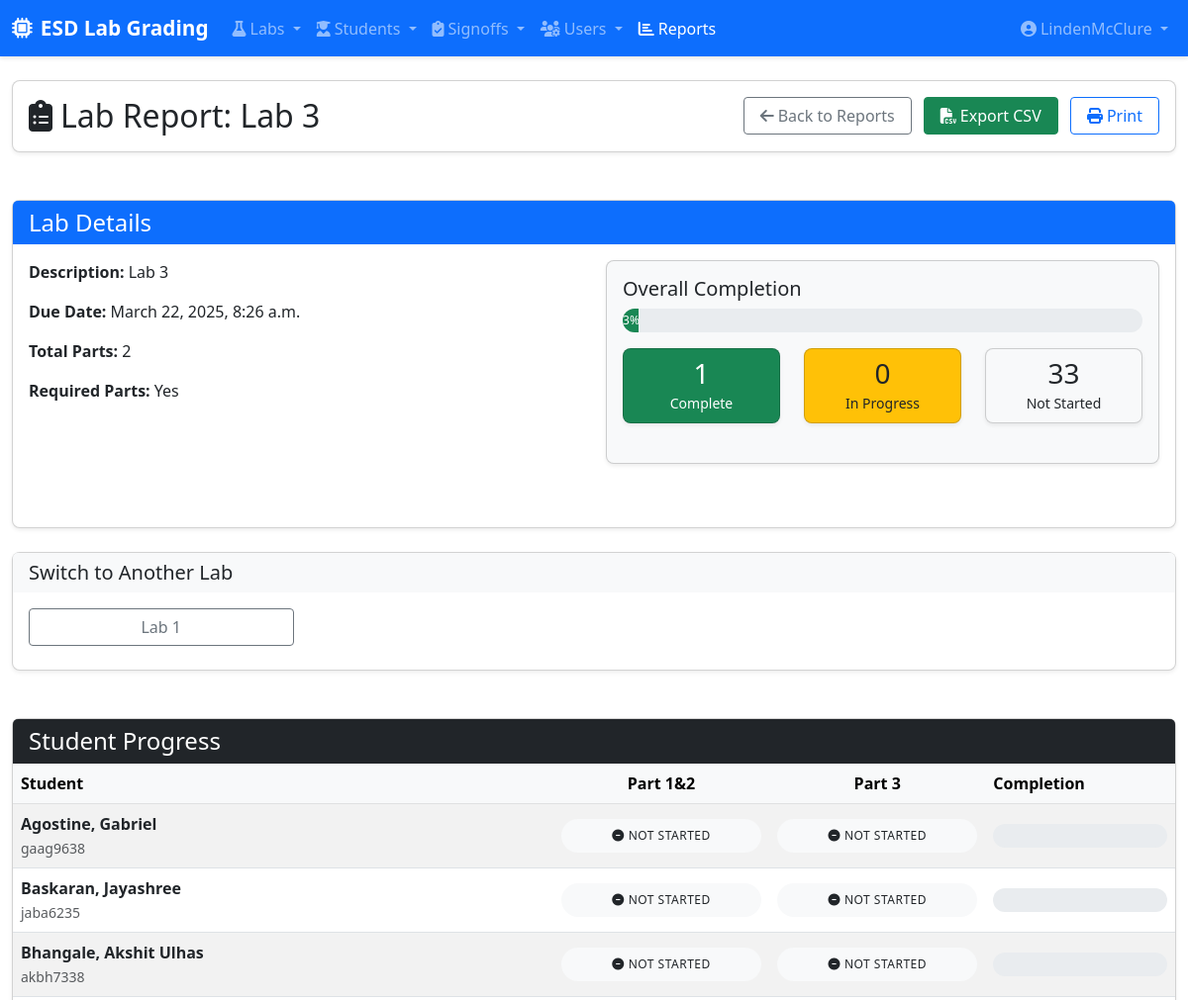
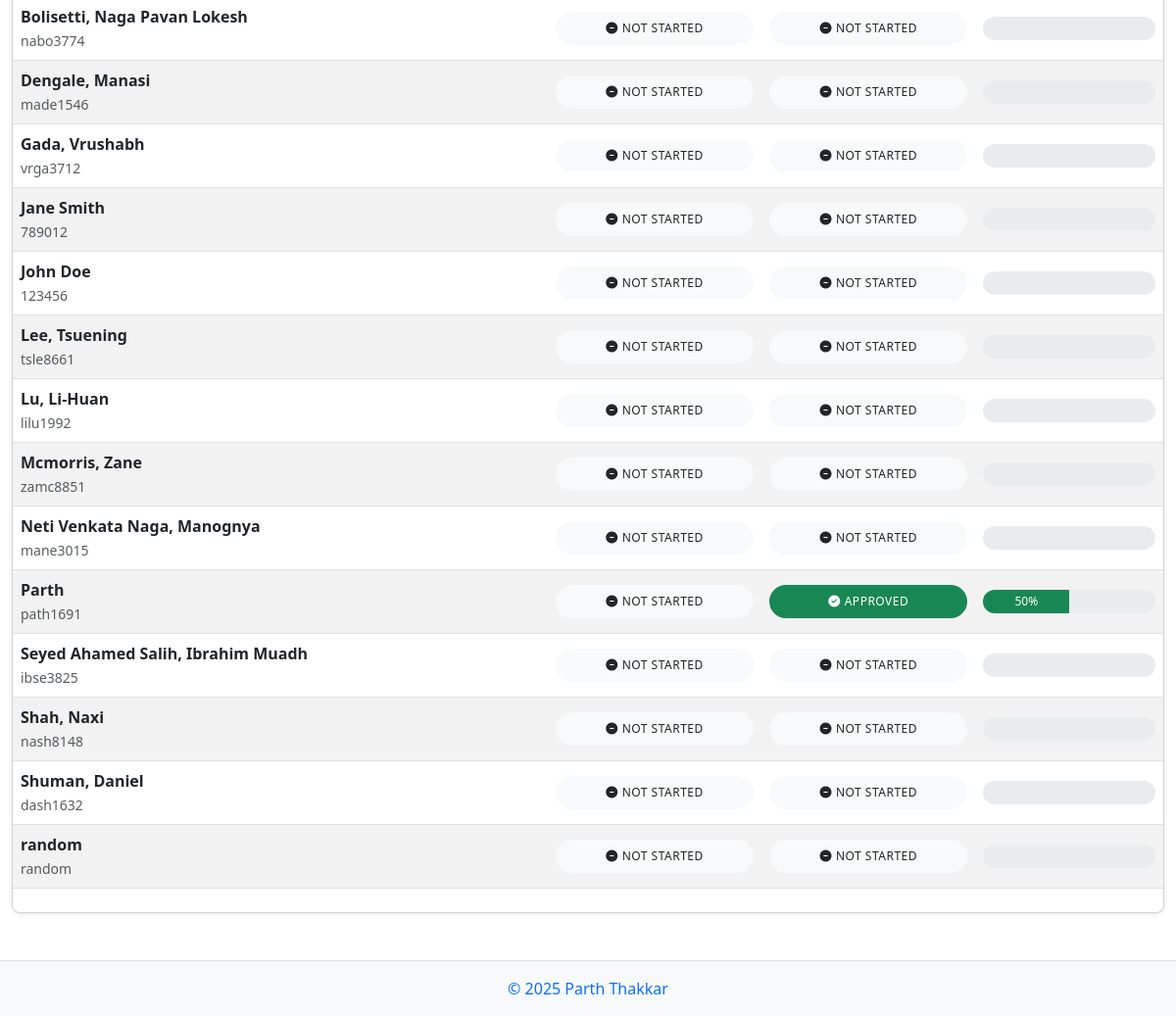
The app's page /reports/lab/2/ (signed in) with its own data (2 pictures, top to bottom).
### labs/models.py (models this page shows, shortened)
class Lab(models.Model):
    name = models.CharField(max_length=200)
    description = models.TextField(blank=True)
    due_date = models.DateTimeField()
    total_points = models.DecimalField(max_digits=5, decimal_places=2)
    grade_scale = models.ForeignKey(GradeScale, on_delete=models.SET_NULL, null=True, blank=True,
                                    related_name='labs', help_text="Grade scale to use for this lab")

class Part(models.Model):
    lab = models.ForeignKey(Lab, on_delete=models.CASCADE, related_name='parts')
    name = models.CharField(max_length=100)
    description = models.TextField(blank=True)
    order = models.PositiveIntegerField(default=0)
    is_required = models.BooleanField(default=True)
    has_challenges = models.BooleanField(default=False, help_text="Check if this part has challenge tasks")
    due_date = models.DateTimeField(null=True, blank=True, help_text="Due date for this part's signoff")
    class Meta:
        ordering = ['lab', 'order']
    def get_part_status(self, student=None):
        if not student:
            return "not_started"
        try:
            signoff = Signoff.objects.get(part=self, student=student)
            return signoff.status
        except Signoff.DoesNotExist:
            return "not_started"

class Student(models.Model):
    student_id = models.CharField(max_length=20, unique=True)
    name = models.CharField(max_length=100)
    email = models.EmailField(blank=True)
    batch = models.DateField(auto_now=False, auto_now_add=False)
    active = models.BooleanField(default=True)

### labs/views.py (the view)
    def wrap(request, *args, **kwargs):
        try:
            if hasattr(request.user, 'role') and request.user.role.role in ['ta', 'instructor']:
                return function(request, *args, **kwargs)
            else:
                raise PermissionDenied("You must be a teaching assistant or instructor to access this page.")
        except (AttributeError, UserRole.DoesNotExist):
            raise PermissionDenied("You must be a teaching assistant or instructor to access this page.")

### labs/templates/labs/reports/lab_report.html (shortened to what this page needs)
{% extends 'base.html' %}
{% load static %}
{% block content %}
<div class="container-fluid">
    <div class="row mb-4">
        <div class="col-12">
            <div class="card">
                <div class="card-body d-flex justify-content-between align-items-center">
                    <h2 class="mb-0"><i class="fas fa-clipboard-list me-2"></i>Lab Report: {{ lab.name }}</h2>
                    <div>
                        <a href="{% url 'labs:reports' %}" class="btn btn-outline-secondary me-2">
                            <i class="fas fa-arrow-left me-1"></i>Back to Reports
                        </a>
                        <a href="{% url 'labs:export_lab_csv' lab.id %}" class="btn btn-success me-2">
                            <i class="fas fa-file-csv me-1"></i>Export CSV
                        </a>
                        <button id="print-btn" class="btn btn-outline-primary">
                            <i class="fas fa-print me-1"></i>Print
                        </button>
                    </div>
                </div>
            </div>
        </div>
    </div>
    <div class="row mb-4">
        <div class="col-md-12">
            <div class="card h-100">
                <div class="card-header bg-primary text-white">
                    <h4 class="mb-0">Lab Details</h4>
                </div>
                <div class="card-body">
                    <div class="row">
                        <div class="col-md-6">
                            <p><strong>Description:</strong> {{ lab.description|default:"No description provided" }}</p>
                            <p><strong>Due Date:</strong> {{ lab.due_date|date:"F j, Y, g:i a" }}</p>
                            <p><strong>Total Parts:</strong> {{ parts|length }}</p>
                            <p><strong>Required Parts:</strong>
                                {{ parts|dictsortreversed:"is_required"|first|yesno:"Yes,No" }}
                            </p>
                        </div>
                        <div class="col-md-6">
                            <div class="card bg-light">
                                <div class="card-body">
                                    <h5 class="card-title">Overall Completion</h5>
                                    <div class="progress mb-3 completion-bar">
                                        <div class="progress-bar bg-success" role="progressbar"
                                             style="width: {{ stats.completion_percent|floatformat:0 }}%"
                                             aria-valuenow="{{ stats.completion_percent|floatformat:0 }}"
                                             aria-valuemin="0" aria-valuemax="100">
                                            {{ stats.completion_percent|floatformat:0 }}%
                                        </div>
                                    </div>
                                    <div class="row text-center">
                                        <div class="col-4">
                                            <div class="card bg-success text-white">
                                                <div class="card-body py-2">
                                                    <h3 class="mb-0">{{ stats.completed }}</h3>
                                                    <small>Complete</small>
                                                </div>
                                            </div>
                                        </div>
                                        <div class="col-4">
                                            <div class="card bg-warning">
                                                <div class="card-body py-2">
                                                    <h3 class="mb-0">{{ stats.started }}</h3>
                                                    <small>In Progress</small>
                                                </div>
                                            </div>
                                        </div>
                                        <div class="col-4">
                                            <div class="card bg-light">
                                                <div class="card-body py-2">
                                                    <h3 class="mb-0">{{ stats.not_started }}</h3>
                                                    <small>Not Started</small>
                                                </div>
                                            </div>
                                        </div>
                                    </div>
                                </div>
                            </div>
                        </div>
                    </div>
                </div>
            </div>
        </div>
    </div>
    {% if other_labs %}
    <div class="row mb-4">
        <div class="col-12">
            <div class="card">
                <div class="card-header bg-light">
                    <h5 class="mb-0">Switch to Another Lab</h5>
                </div>
                <div class="card-body">
                    <div class="row">
                        {% for other_lab in other_labs %}
                        <div class="col-md-3 mb-2">
                            <a href="{% url 'labs:lab_report' other_lab.id %}" class="btn btn-outline-secondary d-block">
                                {{ other_lab.name }}
                            </a>
                        </div>
                        {% endfor %}
                    </div>
                </div>
            </div>
        </div>
    </div>
    {% endif %}
    <div class="row">
        <div class="col-12">
            <div class="card">
                <div class="card-header bg-dark text-white">
                    <h4 class="mb-0">Student Progress</h4>
                </div>
                <div class="card-body p-0">
                    <div class="table-responsive">
                        <table class="table table-striped table-hover mb-0 report-table">
                            <thead class="table-light">
                                <tr>
                                    <th>Student</th>
                                    {% for part in parts %}
                                    <th class="text-center">{{ part.name }}</th>
                                    {% endfor %}
                                    <th>Completion</th>
                                </tr>
                            </thead>
                            <tbody>
                                {% for row in matrix %}
                                <tr>
                                    <td>
                                        <div><strong>{{ row.student.name }}</strong></div>
                                        <small class="text-muted">{{ row.student.student_id }}</small>
                                    </td>
                                    {% for part_status in row.parts %}
                                    <td class="text-center">
                                        <span class="status-badge {{ part_status.css_class }}">
                                            {% if part_status.status == 'approved' %}
                                                <i class="fas fa-check-circle me-1"></i>Approved
                                            {% elif part_status.status == 'rejected' %}
                                                <i class="fas fa-times-circle me-1"></i>Rejected
                                            {% elif part_status.status == 'pending' %}
                                                <i class="fas fa-clock me-1"></i>Pending
                                            {% else %}
                                                <i class="fas fa-minus-circle me-1"></i>Not Started
                                            {% endif %}
                                        </span>
                                    </td>
                                    {% endfor %}
                                    <td>
                                        <div class="progress completion-bar">
                                            <div class="progress-bar {{ row.completion|floatformat:0|yesno:'bg-success,bg-warning' }}"
                                                 role="progressbar"
                                                 style="width: {{ row.completion|floatformat:0 }}%"
                                                 aria-valuenow="{{ row.completion|floatformat:0 }}"
                                                 aria-valuemin="0" aria-valuemax="100">
                                                {{ row.completion|floatformat:0 }}%
                                            </div>
                                        </div>
                                    </td>
                                </tr>
                                {% endfor %}
                            </tbody>
                        </table>
                    </div>
                </div>
            </div>
        </div>
    </div>
</div>
{% endblock %}

### templates/base.html (shortened to what this page needs)
{% load static %}
{% load role_tags %}
<!DOCTYPE html>
<html lang="en">
<head>
    <link href="https://cdn.jsdelivr.net/npm/bootstrap@5.3.0-alpha1/dist/css/bootstrap.min.css" rel="stylesheet">
    <link rel="stylesheet" href="https://cdnjs.cloudflare.com/ajax/libs/font-awesome/6.4.0/css/all.min.css">
    <link rel="stylesheet" href="{% static 'css/styles.css' %}">
</head>
<body>
    <nav class="navbar navbar-expand-lg navbar-dark bg-primary sticky-top">
        <div class="container-fluid">
            <a class="navbar-brand" href="{% url 'labs:home' %}">
                <i class="fas fa-microchip me-2"></i>ESD Lab Grading
            </a>
            <div class="collapse navbar-collapse" id="navbarMain">
                <ul class="navbar-nav me-auto">
                    <li class="nav-item dropdown">
                        <a class="nav-link dropdown-toggle" href="#" id="labsDropdown" role="button" data-bs-toggle="dropdown">
                            <i class="fas fa-flask me-1"></i>Labs
                        </a>
                    </li>
                    {% if request.user.is_authenticated %}
                    <li class="nav-item dropdown">
                        <a class="nav-link dropdown-toggle" href="#" id="studentsDropdown" role="button" data-bs-toggle="dropdown">
                            <i class="fas fa-user-graduate me-1"></i>Students
                        </a>
                    </li>
                    {% endif %}
                    {% if request.user.is_authenticated %}
                    <li class="nav-item dropdown">
                        <a class="nav-link dropdown-toggle" href="#" id="signoffsDropdown" role="button" data-bs-toggle="dropdown">
                            <i class="fas fa-clipboard-check me-1"></i>Signoffs
                        </a>
                    </li>
                    {% endif %}
                    {% if request.user.is_authenticated and request.user|has_role:'instructor' %}
                    <li class="nav-item dropdown">
                        <a class="nav-link dropdown-toggle" href="#" id="usersDropdown" role="button" data-bs-toggle="dropdown">
                            <i class="fas fa-users-cog me-1"></i>Users
                        </a>
                    </li>
                    {% endif %}
                    {% if request.user.is_authenticated %}
                    <li class="nav-item">
                        <a class="nav-link" href="{% url 'labs:reports' %}">
                            <i class="fas fa-chart-bar me-1"></i>Reports
                        </a>
                    </li>
                    {% endif %}
                </ul>
                <ul class="navbar-nav ms-3">
                    {% if request.user.is_authenticated %}
                    <li class="nav-item dropdown">
                        <a class="nav-link dropdown-toggle" href="#" id="userDropdown" role="button" data-bs-toggle="dropdown">
                            <i class="fas fa-user-circle me-1"></i>{{ request.user.username }}
                        </a>
                    </li>
                    {% else %}
                    <li class="nav-item">
                        <a class="nav-link" href="{% url 'admin:login' %}?next=/">Login</a>
                    </li>
                    {% endif %}
                </ul>
            </div>
        </div>
    </nav>
    <main class="py-4">
        {% block content %}{% endblock %}
    </main>
    <footer class="footer mt-auto py-3 bg-light">
        <div class="container text-center">
            <span class="text-muted"><a href="https://parththakkar.studio" style="text-decoration:none">© {% now "Y" %} Parth Thakkar</a></span>
        </div>
    </footer>
</body>
</html>

### records on screen
Lab: name "Lab 3", description "Lab 3", due_date "March 22, 2025, 8:26 a.m."
Part: is_required.is_required "Yes", name "Part 1&2", shows "NOT STARTED"
Lab: name "Lab 1"
Part: name "Part 3", shows "NOT STARTED"
Student: student.name "Agostine, Gabriel", student.student_id "gaag9638"
Student: student.name "Baskaran, Jayashree", student.student_id "jaba6235"
Student: student.name "Bhangale, Akshit Ulhas", student.student_id "akbh7338"
Student: student.name "Bolisetti, Naga Pavan Lokesh", student.student_id "nabo3774"
Student: student.name "Dengale, Manasi", student.student_id "made1546"
Student: student.name "Gada, Vrushabh", student.student_id "vrga3712"
Student: student.name "Jane Smith", student.student_id "789012"
Student: student.name "John Doe", student.student_id "123456"
Student: student.name "Lee, Tsuening", student.student_id "tsle8661"
Student: student.name "Lu, Li-Huan", student.student_id "lilu1992"
Student: student.name "Mcmorris, Zane", student.student_id "zamc8851"
Student: student.name "Neti Venkata Naga, Manognya", student.student_id "mane3015"
Student: student.name "Parth", student.student_id "path1691", completion "50"
Student: student.name "Seyed Ahamed Salih, Ibrahim Muadh", student.student_id "ibse3825"
Student: student.name "Shah, Naxi", student.student_id "nash8148"
Student: student.name "Shuman, Daniel", student.student_id "dash1632"
Student: student.name "random", student.student_id "random"

### other values on screen
{{ request.user.username }} "LindenMcClure"
{{ parts|length }} "2"
{{ stats.completion_percent|floatformat:0 }} "3"
{{ stats.completed }} "1"
{{ stats.started }} "0"
{{ stats.not_started }} "33"
